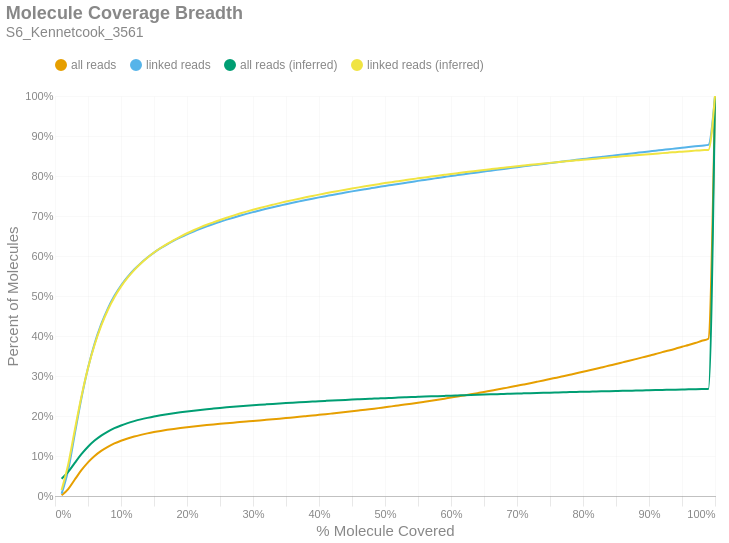

Notebook code cell kept with this figure:
### Markdown cell above
### Molecule Read Coverage
This chart shows molecule coverage breadth as computed by the number of bases aligned to that molecule. In other words, "*how much of each unique long molecule is actually sequenced/aligned?*" Keep in mind there is a distinction between sequences and alignments, since some sequences belonging to a particular molecule may not align well and wouldn't appear in the alignment data. This chart also shows molecule coverage breadth as computed by the *inferred fragment* from which the aligned sequences originate. Unlike read coverage, this calculation takes into account the total insert size, including unsequenced gaps between the forward and reverse reads. Like the previous figures, these are cumulative percents.

### Code cell
if SKIPLR:
    print_html(f"Skipped")
else:
    binned_df = consolidated_hist(valids['coverage_bp'], mask, 0.01, True)
    binned_df_inf = consolidated_hist(valids['coverage_inserts'], mask, 0.01, True)
    binned_df = binned_df.with_columns(pl.lit(binned_df_inf['all reads (cumsum)']).alias('all reads (inferred)'))
    binned_df = binned_df.with_columns(pl.lit(binned_df_inf['linked reads (cumsum)']).alias('linked reads (inferred)'))
    binned_df = binned_df.with_columns(
        (pl.col('bin').cast(pl.Float64) + 0.01).alias('right_edge')
    )

    with SafeRender(binned_df):
        (
            density_plot(binned_df, 'Molecule Coverage Breadth', samplename, 'molcov', ['all reads (inferred)','linked reads (inferred)'])
            .encode(
                #x=alt.X('bin:Q', title="% Molecule Covered").axis(format = '%').scale(padding=0),
                x=alt.X('right_edge:Q', title="% Molecule Covered").axis(format='%').scale(padding=0),
                y=alt.Y('value:Q', title='Percent of Molecules')
                    .axis(format='%')
                    .stack(False)
                    .scale(domainMin=0, padding=0),
                color=alt.Color("key:N").scale(domain = ["all reads", "linked reads", "all reads (inferred)", "linked reads (inferred)"]),
                tooltip = [
                    alt.Tooltip("key:N", title = "Data Type"),
                    alt.Tooltip("range_label:N", title="% Molecule Covered"),
                    alt.Tooltip("value:Q", format = ".2%", title="% Molecules")
                ]
            )
        ).display()

### Figure 1 — Vega-Lite specification as saved in the notebook (floating-point values rounded to 4 significant figures)
{"width": "container", "height": 400, "config": {"title": {"anchor": "start", "dy": -15, "fontSize": 18, "color": "#888888", "subtitleColor": "#888888", "subtitleFontSize": 14}, "arc": {"fill": "#0072B2"}, "axis": {"domainColor": "#888888", "domainWidth": 0.5, "gridWidth": 0.2, "grid": false, "titleFontWeight": 400, "titleFontSize": 15, "labelFontSize": 11, "labelColor": "#888888", "tickColor": "#888888", "tickWidth": 0.2, "titleColor": "#888888"}, "axisBand": {"grid": false}, "axisX": {"grid": true, "tickSize": 10, "domainCap": "round"}, "axisY": {"domain": false, "grid": true, "tickSize": 0, "domainCap": "round"}, "background": "transparent", "header": {"labelFontSize": 15, "labelColor": "#888888", "titleFontSize": 15, "titleFontWeight": 600, "titleColor": "#888888"}, "legend": {"labelFont": "sans-serif", "labelFontSize": 12, "labelColor": "#888888", "symbolSize": 100, "symbolType": "circle", "titleFontSize": 12, "titlePadding": 10, "titleColor": "#888888", "title": null, "orient": "top"}, "range": {"category": ["#E69F00", "#56B4E9", "#009E73", "#F0E442", "#0072B2", "#D55E00", "#CC79A7", "#000000"], "diverging": ["#cfe8f3", "#a2d4ec", "#73bfe2", "#46abdb", "#1696d2", "#12719e"]}, "area": {"fill": "#0072B2", "fillOpacity": 0.7, "line": true, "strokeOpacity": 0.7}, "line": {"color": "#0072B2", "stroke": "#0072B2", "strokeWidth": 2}, "trail": {"color": "#0072B2", "stroke": "#0072B2", "strokeWidth": 0, "size": 1}, "point": {"filled": true, "fillOpacity": 1.0, "size": 95}, "text": {"color": "#888888", "fontSize": 11, "align": "right", "fontWeight": 400, "size": 11}, "bar": {"fill": "#0072B2", "stroke": null}, "view": {"stroke": null, "continuousWidth": 660, "continuousHeight": 400}}, "data": {"name": "data-1c8a0c4b12bd57da43b8eca7f8ee7444"}, "mark": {"type": "line", "interpolate": "monotone", "point": {"opacity": 0, "size": 275}}, "encoding": {"color": {"field": "key", "scale": {"domain": ["all reads", "linked reads", "all reads (inferred)", "linked reads (inferred)"]}, "type": "nominal"}, "tooltip": [{"field": "key", "title": "Data Type", "type": "nominal"}, {"field": "range_label", "title": "% Molecule Covered", "type": "nominal"}, {"field": "value", "format": ".2%", "title": "% Molecules", "type": "quantitative"}], "x": {"axis": {"format": "%"}, "field": "right_edge", "scale": {"padding": 0}, "title": "% Molecule Covered", "type": "quantitative"}, "y": {"axis": {"format": "%"}, "field": "value", "scale": {"domainMin": 0, "padding": 0}, "stack": false, "title": "Percent of Molecules", "type": "quantitative"}}, "params": [{"name": "param_c36ac31b6afebe62", "select": {"type": "point", "fields": ["key"]}, "bind": "legend"}], "title": {"text": "Molecule Coverage Breadth", "subtitle": "S6_Kennetcook_3561"}, "transform": [{"fold": ["all reads (cumsum)", "linked reads (cumsum)", "all reads (inferred)", "linked reads (inferred)"]}, {"calculate": "replace(datum.key, ' (cumsum)', '')", "as": "key"}, {"filter": {"param": "param_c36ac31b6afebe62"}}], "usermeta": {"embedOptions": {"downloadFileName": "S6_Kennetcook_3561.molcov"}}, "$schema": "https://vega.github.io/schema/vega-lite/v6.1.0.json", "datasets": {"data-1c8a0c4b12bd57da43b8eca7f8ee7444": [{"bin": "0.0", "interval": "0.0-0.01", "all reads": 0.001644, "linked reads": 0.005667, "all reads (cumsum)": 0.001644, "linked reads (cumsum)": 0.005667, "range_label": "0.0-0.01", "all reads (inferred)": 0.04338, "linked reads (inferred)": 0.01501, "right_edge": 0.01}, {"bin": "0.01", "interval": "0.01-0.02", "all reads": 0.01577, "linked reads": 0.05941, "all reads (cumsum)": 0.01741, "linked reads (cumsum)": 0.06508, "range_label": "0.01-0.02", "all reads (inferred)": 0.06031, "linked reads (inferred)": 0.07882, "right_edge": 0.02}, {"bin": "0.02", "interval": "0.02-0.03", "all reads": 0.02374, "linked reads": 0.09044, "all reads (cumsum)": 0.04115, "linked reads (cumsum)": 0.1555, "range_label": "0.02-0.03", "all reads (inferred)": 0.08292, "linked reads (inferred)": 0.1651, "right_edge": 0.03}, {"bin": "0.03", "interval": "0.03-0.04", "all reads": 0.02329, "linked reads": 0.08902, "all reads (cumsum)": 0.06444, "linked reads (cumsum)": 0.2445, "range_label": "0.03-0.04", "all reads (inferred)": 0.1046, "linked reads (inferred)": 0.248, "right_edge": 0.04}, {"bin": "0.04", "interval": "0.04-0.05", "all reads": 0.01977, "linked reads": 0.07564, "all reads (cumsum)": 0.08421, "linked reads (cumsum)": 0.3202, "range_label": "0.04-0.05", "all reads (inferred)": 0.1233, "linked reads (inferred)": 0.3198, "right_edge": 0.05}, {"bin": "0.05", "interval": "0.05-0.06", "all reads": 0.01591, "linked reads": 0.0608, "all reads (cumsum)": 0.1001, "linked reads (cumsum)": 0.381, "range_label": "0.05-0.06", "all reads (inferred)": 0.1385, "linked reads (inferred)": 0.3781, "right_edge": 0.06}, {"bin": "0.06", "interval": "0.06-0.07", "all reads": 0.01268, "linked reads": 0.0485, "all reads (cumsum)": 0.1128, "linked reads (cumsum)": 0.4295, "range_label": "0.06-0.07", "all reads (inferred)": 0.1509, "linked reads (inferred)": 0.4257, "right_edge": 0.07}, {"bin": "0.07", "interval": "0.07-0.08", "all reads": 0.01022, "linked reads": 0.03905, "all reads (cumsum)": 0.123, "linked reads (cumsum)": 0.4685, "range_label": "0.07-0.08", "all reads (inferred)": 0.1612, "linked reads (inferred)": 0.465, "right_edge": 0.08}, {"bin": "0.08", "interval": "0.08-0.09", "all reads": 0.008361, "linked reads": 0.03193, "all reads (cumsum)": 0.1314, "linked reads (cumsum)": 0.5005, "range_label": "0.08-0.09", "all reads (inferred)": 0.1695, "linked reads (inferred)": 0.4971, "right_edge": 0.09}, {"bin": "0.09", "interval": "0.09-0.1", "all reads": 0.006772, "linked reads": 0.02579, "all reads (cumsum)": 0.1381, "linked reads (cumsum)": 0.5262, "range_label": "0.09-0.1", "all reads (inferred)": 0.1764, "linked reads (inferred)": 0.5234, "right_edge": 0.1}, {"bin": "0.1", "interval": "0.1-0.11", "all reads": 0.005636, "linked reads": 0.02143, "all reads (cumsum)": 0.1438, "linked reads (cumsum)": 0.5477, "range_label": "0.1-0.11", "all reads (inferred)": 0.1822, "linked reads (inferred)": 0.5457, "right_edge": 0.11}, {"bin": "0.11", "interval": "0.11-0.12", "all reads": 0.004894, "linked reads": 0.01859, "all reads (cumsum)": 0.1487, "linked reads (cumsum)": 0.5663, "range_label": "0.11-0.12", "all reads (inferred)": 0.1872, "linked reads (inferred)": 0.5647, "right_edge": 0.12}, {"bin": "0.12", "interval": "0.12-0.13", "all reads": 0.004174, "linked reads": 0.01582, "all reads (cumsum)": 0.1528, "linked reads (cumsum)": 0.5821, "range_label": "0.12-0.13", "all reads (inferred)": 0.1916, "linked reads (inferred)": 0.5813, "right_edge": 0.13}, {"bin": "0.13", "interval": "0.13-0.14", "all reads": 0.003705, "linked reads": 0.01404, "all reads (cumsum)": 0.1565, "linked reads (cumsum)": 0.5961, "range_label": "0.13-0.14", "all reads (inferred)": 0.1953, "linked reads (inferred)": 0.5958, "right_edge": 0.14}, {"bin": "0.14", "interval": "0.14-0.15", "all reads": 0.003263, "linked reads": 0.01233, "all reads (cumsum)": 0.1598, "linked reads (cumsum)": 0.6085, "range_label": "0.14-0.15", "all reads (inferred)": 0.1987, "linked reads (inferred)": 0.6088, "right_edge": 0.15}, {"bin": "0.15", "interval": "0.15-0.16", "all reads": 0.002915, "linked reads": 0.011, "all reads (cumsum)": 0.1627, "linked reads (cumsum)": 0.6195, "range_label": "0.15-0.16", "all reads (inferred)": 0.2017, "linked reads (inferred)": 0.6201, "right_edge": 0.16}, {"bin": "0.16", "interval": "0.16-0.17", "all reads": 0.00263, "linked reads": 0.009888, "all reads (cumsum)": 0.1654, "linked reads (cumsum)": 0.6293, "range_label": "0.16-0.17", "all reads (inferred)": 0.2044, "linked reads (inferred)": 0.6304, "right_edge": 0.17}, {"bin": "0.17", "interval": "0.17-0.18", "all reads": 0.002414, "linked reads": 0.009084, "all reads (cumsum)": 0.1678, "linked reads (cumsum)": 0.6384, "range_label": "0.17-0.18", "all reads (inferred)": 0.2069, "linked reads (inferred)": 0.6399, "right_edge": 0.18}, {"bin": "0.18", "interval": "0.18-0.19", "all reads": 0.002185, "linked reads": 0.008199, "all reads (cumsum)": 0.17, "linked reads (cumsum)": 0.6466, "range_label": "0.18-0.19", "all reads (inferred)": 0.2092, "linked reads (inferred)": 0.6486, "right_edge": 0.19}, {"bin": "0.19", "interval": "0.19-0.2", "all reads": 0.002065, "linked reads": 0.007706, "all reads (cumsum)": 0.172, "linked reads (cumsum)": 0.6543, "range_label": "0.19-0.2", "all reads (inferred)": 0.2114, "linked reads (inferred)": 0.6569, "right_edge": 0.2}, {"bin": "0.2", "interval": "0.2-0.21", "all reads": 0.001888, "linked reads": 0.007015, "all reads (cumsum)": 0.1739, "linked reads (cumsum)": 0.6614, "range_label": "0.2-0.21", "all reads (inferred)": 0.2133, "linked reads (inferred)": 0.6643, "right_edge": 0.21}, {"bin": "0.21", "interval": "0.21-0.22", "all reads": 0.00179, "linked reads": 0.006635, "all reads (cumsum)": 0.1757, "linked reads (cumsum)": 0.668, "range_label": "0.21-0.22", "all reads (inferred)": 0.2152, "linked reads (inferred)": 0.6714, "right_edge": 0.22}, {"bin": "0.22", "interval": "0.22-0.23", "all reads": 0.001705, "linked reads": 0.006263, "all reads (cumsum)": 0.1774, "linked reads (cumsum)": 0.6743, "range_label": "0.22-0.23", "all reads (inferred)": 0.217, "linked reads (inferred)": 0.6781, "right_edge": 0.23}, {"bin": "0.23", "interval": "0.23-0.24", "all reads": 0.001616, "linked reads": 0.00587, "all reads (cumsum)": 0.179, "linked reads (cumsum)": 0.6801, "range_label": "0.23-0.24", "all reads (inferred)": 0.2186, "linked reads (inferred)": 0.6841, "right_edge": 0.24}, {"bin": "0.24", "interval": "0.24-0.25", "all reads": 0.001536, "linked reads": 0.00555, "all reads (cumsum)": 0.1806, "linked reads (cumsum)": 0.6857, "range_label": "0.24-0.25", "all reads (inferred)": 0.2201, "linked reads (inferred)": 0.69, "right_edge": 0.25}, {"bin": "0.25", "interval": "0.25-0.26", "all reads": 0.001451, "linked reads": 0.005182, "all reads (cumsum)": 0.182, "linked reads (cumsum)": 0.6909, "range_label": "0.25-0.26", "all reads (inferred)": 0.2216, "linked reads (inferred)": 0.6956, "right_edge": 0.26}, {"bin": "0.26", "interval": "0.26-0.27", "all reads": 0.001413, "linked reads": 0.004977, "all reads (cumsum)": 0.1834, "linked reads (cumsum)": 0.6958, "range_label": "0.26-0.27", "all reads (inferred)": 0.223, "linked reads (inferred)": 0.701, "right_edge": 0.27}, {"bin": "0.27", "interval": "0.27-0.28", "all reads": 0.001391, "linked reads": 0.0048, "all reads (cumsum)": 0.1848, "linked reads (cumsum)": 0.7006, "range_label": "0.27-0.28", "all reads (inferred)": 0.2243, "linked reads (inferred)": 0.7061, "right_edge": 0.28}, {"bin": "0.28", "interval": "0.28-0.29", "all reads": 0.001398, "linked reads": 0.004651, "all reads (cumsum)": 0.1862, "linked reads (cumsum)": 0.7053, "range_label": "0.28-0.29", "all reads (inferred)": 0.2256, "linked reads (inferred)": 0.7109, "right_edge": 0.29}, {"bin": "0.29", "interval": "0.29-0.3", "all reads": 0.00141, "linked reads": 0.004475, "all reads (cumsum)": 0.1876, "linked reads (cumsum)": 0.7098, "range_label": "0.29-0.3", "all reads (inferred)": 0.2268, "linked reads (inferred)": 0.7155, "right_edge": 0.3}, {"bin": "0.3", "interval": "0.3-0.31", "all reads": 0.001364, "linked reads": 0.004123, "all reads (cumsum)": 0.189, "linked reads (cumsum)": 0.7139, "range_label": "0.3-0.31", "all reads (inferred)": 0.228, "linked reads (inferred)": 0.72, "right_edge": 0.31}, {"bin": "0.31", "interval": "0.31-0.32", "all reads": 0.001421, "linked reads": 0.004095, "all reads (cumsum)": 0.1904, "linked reads (cumsum)": 0.718, "range_label": "0.31-0.32", "all reads (inferred)": 0.2291, "linked reads (inferred)": 0.7241, "right_edge": 0.32}, {"bin": "0.32", "interval": "0.32-0.33", "all reads": 0.001432, "linked reads": 0.003947, "all reads (cumsum)": 0.1918, "linked reads (cumsum)": 0.7219, "range_label": "0.32-0.33", "all reads (inferred)": 0.2302, "linked reads (inferred)": 0.7281, "right_edge": 0.33}, {"bin": "0.33", "interval": "0.33-0.34", "all reads": 0.001457, "linked reads": 0.003762, "all reads (cumsum)": 0.1933, "linked reads (cumsum)": 0.7257, "range_label": "0.33-0.34", "all reads (inferred)": 0.2312, "linked reads (inferred)": 0.7321, "right_edge": 0.34}, {"bin": "0.34", "interval": "0.34-0.35", "all reads": 0.001509, "linked reads": 0.003788, "all reads (cumsum)": 0.1948, "linked reads (cumsum)": 0.7295, "range_label": "0.34-0.35", "all reads (inferred)": 0.2323, "linked reads (inferred)": 0.736, "right_edge": 0.35}, {"bin": "0.35", "interval": "0.35-0.36", "all reads": 0.001551, "linked reads": 0.003663, "all reads (cumsum)": 0.1964, "linked reads (cumsum)": 0.7331, "range_label": "0.35-0.36", "all reads (inferred)": 0.2332, "linked reads (inferred)": 0.7397, "right_edge": 0.36}, {"bin": "0.36", "interval": "0.36-0.37", "all reads": 0.001545, "linked reads": 0.00344, "all reads (cumsum)": 0.1979, "linked reads (cumsum)": 0.7366, "range_label": "0.36-0.37", "all reads (inferred)": 0.2342, "linked reads (inferred)": 0.7433, "right_edge": 0.37}, {"bin": "0.37", "interval": "0.37-0.38", "all reads": 0.001619, "linked reads": 0.003421, "all reads (cumsum)": 0.1995, "linked reads (cumsum)": 0.74, "range_label": "0.37-0.38", "all reads (inferred)": 0.2351, "linked reads (inferred)": 0.7467, "right_edge": 0.38}, {"bin": "0.38", "interval": "0.38-0.39", "all reads": 0.00164, "linked reads": 0.003315, "all reads (cumsum)": 0.2012, "linked reads (cumsum)": 0.7433, "range_label": "0.38-0.39", "all reads (inferred)": 0.236, "linked reads (inferred)": 0.7501, "right_edge": 0.39}, {"bin": "0.39", "interval": "0.39-0.4", "all reads": 0.00171, "linked reads": 0.003245, "all reads (cumsum)": 0.2029, "linked reads (cumsum)": 0.7466, "range_label": "0.39-0.4", "all reads (inferred)": 0.2369, "linked reads (inferred)": 0.7535, "right_edge": 0.4}, {"bin": "0.4", "interval": "0.4-0.41", "all reads": 0.001666, "linked reads": 0.003024, "all reads (cumsum)": 0.2045, "linked reads (cumsum)": 0.7496, "range_label": "0.4-0.41", "all reads (inferred)": 0.2378, "linked reads (inferred)": 0.7567, "right_edge": 0.41}, {"bin": "0.41", "interval": "0.41-0.42", "all reads": 0.00175, "linked reads": 0.003135, "all reads (cumsum)": 0.2063, "linked reads (cumsum)": 0.7527, "range_label": "0.41-0.42", "all reads (inferred)": 0.2386, "linked reads (inferred)": 0.7598, "right_edge": 0.42}, {"bin": "0.42", "interval": "0.42-0.43", "all reads": 0.001777, "linked reads": 0.002943, "all reads (cumsum)": 0.2081, "linked reads (cumsum)": 0.7557, "range_label": "0.42-0.43", "all reads (inferred)": 0.2394, "linked reads (inferred)": 0.7628, "right_edge": 0.43}, {"bin": "0.43", "interval": "0.43-0.44", "all reads": 0.001838, "linked reads": 0.002987, "all reads (cumsum)": 0.2099, "linked reads (cumsum)": 0.7586, "range_label": "0.43-0.44", "all reads (inferred)": 0.2402, "linked reads (inferred)": 0.7658, "right_edge": 0.44}, {"bin": "0.44", "interval": "0.44-0.45", "all reads": 0.001896, "linked reads": 0.002925, "all reads (cumsum)": 0.2118, "linked reads (cumsum)": 0.7616, "range_label": "0.44-0.45", "all reads (inferred)": 0.241, "linked reads (inferred)": 0.7687, "right_edge": 0.45}, {"bin": "0.45", "interval": "0.45-0.46", "all reads": 0.001897, "linked reads": 0.002833, "all reads (cumsum)": 0.2137, "linked reads (cumsum)": 0.7644, "range_label": "0.45-0.46", "all reads (inferred)": 0.2418, "linked reads (inferred)": 0.7715, "right_edge": 0.46}, {"bin": "0.46", "interval": "0.46-0.47", "all reads": 0.001928, "linked reads": 0.002721, "all reads (cumsum)": 0.2156, "linked reads (cumsum)": 0.7671, "range_label": "0.46-0.47", "all reads (inferred)": 0.2425, "linked reads (inferred)": 0.7743, "right_edge": 0.47}, {"bin": "0.47", "interval": "0.47-0.48", "all reads": 0.002055, "linked reads": 0.002675, "all reads (cumsum)": 0.2177, "linked reads (cumsum)": 0.7698, "range_label": "0.47-0.48", "all reads (inferred)": 0.2432, "linked reads (inferred)": 0.7769, "right_edge": 0.48}, {"bin": "0.48", "interval": "0.48-0.49", "all reads": 0.002032, "linked reads": 0.002672, "all reads (cumsum)": 0.2197, "linked reads (cumsum)": 0.7725, "range_label": "0.48-0.49", "all reads (inferred)": 0.2439, "linked reads (inferred)": 0.7796, "right_edge": 0.49}, {"bin": "0.49", "interval": "0.49-0.5", "all reads": 0.002302, "linked reads": 0.002713, "all reads (cumsum)": 0.222, "linked reads (cumsum)": 0.7752, "range_label": "0.49-0.5", "all reads (inferred)": 0.2447, "linked reads (inferred)": 0.7823, "right_edge": 0.5}, {"bin": "0.5", "interval": "0.5-0.51", "all reads": 0.00206, "linked reads": 0.002528, "all reads (cumsum)": 0.2241, "linked reads (cumsum)": 0.7777, "range_label": "0.5-0.51", "all reads (inferred)": 0.2453, "linked reads (inferred)": 0.7846, "right_edge": 0.51}, {"bin": "0.51", "interval": "0.51-0.52", "all reads": 0.002259, "linked reads": 0.002563, "all reads (cumsum)": 0.2263, "linked reads (cumsum)": 0.7803, "range_label": "0.51-0.52", "all reads (inferred)": 0.246, "linked reads (inferred)": 0.7871, "right_edge": 0.52}, {"bin": "0.52", "interval": "0.52-0.53", "all reads": 0.002217, "linked reads": 0.002507, "all reads (cumsum)": 0.2285, "linked reads (cumsum)": 0.7828, "range_label": "0.52-0.53", "all reads (inferred)": 0.2466, "linked reads (inferred)": 0.7895, "right_edge": 0.53}, {"bin": "0.53", "interval": "0.53-0.54", "all reads": 0.002306, "linked reads": 0.002476, "all reads (cumsum)": 0.2308, "linked reads (cumsum)": 0.7853, "range_label": "0.53-0.54", "all reads (inferred)": 0.2473, "linked reads (inferred)": 0.7919, "right_edge": 0.54}, {"bin": "0.54", "interval": "0.54-0.55", "all reads": 0.002382, "linked reads": 0.002568, "all reads (cumsum)": 0.2332, "linked reads (cumsum)": 0.7878, "range_label": "0.54-0.55", "all reads (inferred)": 0.2479, "linked reads (inferred)": 0.7941, "right_edge": 0.55}, {"bin": "0.55", "interval": "0.55-0.56", "all reads": 0.002468, "linked reads": 0.002441, "all reads (cumsum)": 0.2357, "linked reads (cumsum)": 0.7903, "range_label": "0.55-0.56", "all reads (inferred)": 0.2485, "linked reads (inferred)": 0.7964, "right_edge": 0.56}, {"bin": "0.56", "interval": "0.56-0.57", "all reads": 0.002493, "linked reads": 0.002487, "all reads (cumsum)": 0.2382, "linked reads (cumsum)": 0.7927, "range_label": "0.56-0.57", "all reads (inferred)": 0.2491, "linked reads (inferred)": 0.7986, "right_edge": 0.57}, {"bin": "0.57", "interval": "0.57-0.58", "all reads": 0.002533, "linked reads": 0.002375, "all reads (cumsum)": 0.2407, "linked reads (cumsum)": 0.7951, "range_label": "0.57-0.58", "all reads (inferred)": 0.2497, "linked reads (inferred)": 0.8008, "right_edge": 0.58}, {"bin": "0.58", "interval": "0.58-0.59", "all reads": 0.002608, "linked reads": 0.002429, "all reads (cumsum)": 0.2433, "linked reads (cumsum)": 0.7976, "range_label": "0.58-0.59", "all reads (inferred)": 0.2502, "linked reads (inferred)": 0.8029, "right_edge": 0.59}, {"bin": "0.59", "interval": "0.59-0.6", "all reads": 0.002728, "linked reads": 0.002441, "all reads (cumsum)": 0.2461, "linked reads (cumsum)": 0.8, "range_label": "0.59-0.6", "all reads (inferred)": 0.2508, "linked reads (inferred)": 0.805, "right_edge": 0.6}, {"bin": "0.6", "interval": "0.6-0.61", "all reads": 0.002637, "linked reads": 0.002282, "all reads (cumsum)": 0.2487, "linked reads (cumsum)": 0.8023, "range_label": "0.6-0.61", "all reads (inferred)": 0.2514, "linked reads (inferred)": 0.8071, "right_edge": 0.61}, {"bin": "0.61", "interval": "0.61-0.62", "all reads": 0.002819, "linked reads": 0.002299, "all reads (cumsum)": 0.2515, "linked reads (cumsum)": 0.8046, "range_label": "0.61-0.62", "all reads (inferred)": 0.2519, "linked reads (inferred)": 0.8092, "right_edge": 0.62}, {"bin": "0.62", "interval": "0.62-0.63", "all reads": 0.002805, "linked reads": 0.002202, "all reads (cumsum)": 0.2543, "linked reads (cumsum)": 0.8068, "range_label": "0.62-0.63", "all reads (inferred)": 0.2525, "linked reads (inferred)": 0.8112, "right_edge": 0.63}, {"bin": "0.63", "interval": "0.63-0.64", "all reads": 0.002852, "linked reads": 0.002184, "all reads (cumsum)": 0.2572, "linked reads (cumsum)": 0.809, "range_label": "0.63-0.64", "all reads (inferred)": 0.253, "linked reads (inferred)": 0.8132, "right_edge": 0.64}, {"bin": "0.64", "interval": "0.64-0.65", "all reads": 0.00288, "linked reads": 0.002235, "all reads (cumsum)": 0.2601, "linked reads (cumsum)": 0.8112, "range_label": "0.64-0.65", "all reads (inferred)": 0.2536, "linked reads (inferred)": 0.8151, "right_edge": 0.65}, {"bin": "0.65", "interval": "0.65-0.66", "all reads": 0.003047, "linked reads": 0.002191, "all reads (cumsum)": 0.2631, "linked reads (cumsum)": 0.8134, "range_label": "0.65-0.66", "all reads (inferred)": 0.2541, "linked reads (inferred)": 0.8171, "right_edge": 0.66}, {"bin": "0.66", "interval": "0.66-0.67", "all reads": 0.002949, "linked reads": 0.002238, "all reads (cumsum)": 0.266, "linked reads (cumsum)": 0.8156, "range_label": "0.66-0.67", "all reads (inferred)": 0.2546, "linked reads (inferred)": 0.819, "right_edge": 0.67}, {"bin": "0.67", "interval": "0.67-0.68", "all reads": 0.003117, "linked reads": 0.002154, "all reads (cumsum)": 0.2692, "linked reads (cumsum)": 0.8178, "range_label": "0.67-0.68", "all reads (inferred)": 0.2551, "linked reads (inferred)": 0.8207, "right_edge": 0.68}, {"bin": "0.68", "interval": "0.68-0.69", "all reads": 0.003085, "linked reads": 0.002115, "all reads (cumsum)": 0.2723, "linked reads (cumsum)": 0.8199, "range_label": "0.68-0.69", "all reads (inferred)": 0.2556, "linked reads (inferred)": 0.8226, "right_edge": 0.69}, {"bin": "0.69", "interval": "0.69-0.7", "all reads": 0.003294, "linked reads": 0.002135, "all reads (cumsum)": 0.2755, "linked reads (cumsum)": 0.822, "range_label": "0.69-0.7", "all reads (inferred)": 0.2561, "linked reads (inferred)": 0.8244, "right_edge": 0.7}, {"bin": "0.7", "interval": "0.7-0.71", "all reads": 0.003214, "linked reads": 0.002128, "all reads (cumsum)": 0.2788, "linked reads (cumsum)": 0.8242, "range_label": "0.7-0.71", "all reads (inferred)": 0.2566, "linked reads (inferred)": 0.8261, "right_edge": 0.71}, {"bin": "0.71", "interval": "0.71-0.72", "all reads": 0.003269, "linked reads": 0.002069, "all reads (cumsum)": 0.282, "linked reads (cumsum)": 0.8262, "range_label": "0.71-0.72", "all reads (inferred)": 0.257, "linked reads (inferred)": 0.8279, "right_edge": 0.72}, {"bin": "0.72", "interval": "0.72-0.73", "all reads": 0.003398, "linked reads": 0.001977, "all reads (cumsum)": 0.2854, "linked reads (cumsum)": 0.8282, "range_label": "0.72-0.73", "all reads (inferred)": 0.2575, "linked reads (inferred)": 0.8296, "right_edge": 0.73}, {"bin": "0.73", "interval": "0.73-0.74", "all reads": 0.00345, "linked reads": 0.00208, "all reads (cumsum)": 0.2889, "linked reads (cumsum)": 0.8303, "range_label": "0.73-0.74", "all reads (inferred)": 0.258, "linked reads (inferred)": 0.8312, "right_edge": 0.74}, {"bin": "0.74", "interval": "0.74-0.75", "all reads": 0.003595, "linked reads": 0.002064, "all reads (cumsum)": 0.2925, "linked reads (cumsum)": 0.8323, "range_label": "0.74-0.75", "all reads (inferred)": 0.2584, "linked reads (inferred)": 0.8328, "right_edge": 0.75}, {"bin": "0.75", "interval": "0.75-0.76", "all reads": 0.003396, "linked reads": 0.001911, "all reads (cumsum)": 0.2959, "linked reads (cumsum)": 0.8343, "range_label": "0.75-0.76", "all reads (inferred)": 0.2588, "linked reads (inferred)": 0.8344, "right_edge": 0.76}, {"bin": "0.76", "interval": "0.76-0.77", "all reads": 0.003601, "linked reads": 0.002046, "all reads (cumsum)": 0.2995, "linked reads (cumsum)": 0.8363, "range_label": "0.76-0.77", "all reads (inferred)": 0.2593, "linked reads (inferred)": 0.836, "right_edge": 0.77}, {"bin": "0.77", "interval": "0.77-0.78", "all reads": 0.003652, "linked reads": 0.002107, "all reads (cumsum)": 0.3031, "linked reads (cumsum)": 0.8384, "range_label": "0.77-0.78", "all reads (inferred)": 0.2597, "linked reads (inferred)": 0.8376, "right_edge": 0.78}, {"bin": "0.78", "interval": "0.78-0.79", "all reads": 0.003698, "linked reads": 0.001973, "all reads (cumsum)": 0.3068, "linked reads (cumsum)": 0.8404, "range_label": "0.78-0.79", "all reads (inferred)": 0.2601, "linked reads (inferred)": 0.8391, "right_edge": 0.79}, {"bin": "0.79", "interval": "0.79-0.8", "all reads": 0.003891, "linked reads": 0.002035, "all reads (cumsum)": 0.3107, "linked reads (cumsum)": 0.8424, "range_label": "0.79-0.8", "all reads (inferred)": 0.2605, "linked reads (inferred)": 0.8406, "right_edge": 0.8}, {"bin": "0.8", "interval": "0.8-0.81", "all reads": 0.003645, "linked reads": 0.001854, "all reads (cumsum)": 0.3144, "linked reads (cumsum)": 0.8443, "range_label": "0.8-0.81", "all reads (inferred)": 0.2609, "linked reads (inferred)": 0.842, "right_edge": 0.81}, {"bin": "0.81", "interval": "0.81-0.82", "all reads": 0.003827, "linked reads": 0.001982, "all reads (cumsum)": 0.3182, "linked reads (cumsum)": 0.8463, "range_label": "0.81-0.82", "all reads (inferred)": 0.2613, "linked reads (inferred)": 0.8434, "right_edge": 0.82}, {"bin": "0.82", "interval": "0.82-0.83", "all reads": 0.003931, "linked reads": 0.001901, "all reads (cumsum)": 0.3221, "linked reads (cumsum)": 0.8482, "range_label": "0.82-0.83", "all reads (inferred)": 0.2617, "linked reads (inferred)": 0.8449, "right_edge": 0.83}, {"bin": "0.83", "interval": "0.83-0.84", "all reads": 0.003957, "linked reads": 0.001879, "all reads (cumsum)": 0.3261, "linked reads (cumsum)": 0.85, "range_label": "0.83-0.84", "all reads (inferred)": 0.2621, "linked reads (inferred)": 0.8463, "right_edge": 0.84}, {"bin": "0.84", "interval": "0.84-0.85", "all reads": 0.003925, "linked reads": 0.00182, "all reads (cumsum)": 0.33, "linked reads (cumsum)": 0.8519, "range_label": "0.84-0.85", "all reads (inferred)": 0.2625, "linked reads (inferred)": 0.8477, "right_edge": 0.85}, {"bin": "0.85", "interval": "0.85-0.86", "all reads": 0.004034, "linked reads": 0.001916, "all reads (cumsum)": 0.334, "linked reads (cumsum)": 0.8538, "range_label": "0.85-0.86", "all reads (inferred)": 0.2629, "linked reads (inferred)": 0.8491, "right_edge": 0.86}, {"bin": "0.86", "interval": "0.86-0.87", "all reads": 0.004026, "linked reads": 0.001911, "all reads (cumsum)": 0.3381, "linked reads (cumsum)": 0.8557, "range_label": "0.86-0.87", "all reads (inferred)": 0.2632, "linked reads (inferred)": 0.8504, "right_edge": 0.87}, {"bin": "0.87", "interval": "0.87-0.88", "all reads": 0.00418, "linked reads": 0.001899, "all reads (cumsum)": 0.3422, "linked reads (cumsum)": 0.8576, "range_label": "0.87-0.88", "all reads (inferred)": 0.2636, "linked reads (inferred)": 0.8519, "right_edge": 0.88}, {"bin": "0.88", "interval": "0.88-0.89", "all reads": 0.004253, "linked reads": 0.001951, "all reads (cumsum)": 0.3465, "linked reads (cumsum)": 0.8595, "range_label": "0.88-0.89", "all reads (inferred)": 0.264, "linked reads (inferred)": 0.8532, "right_edge": 0.89}, {"bin": "0.89", "interval": "0.89-0.9", "all reads": 0.004306, "linked reads": 0.001872, "all reads (cumsum)": 0.3508, "linked reads (cumsum)": 0.8614, "range_label": "0.89-0.9", "all reads (inferred)": 0.2644, "linked reads (inferred)": 0.8546, "right_edge": 0.9}, {"bin": "0.9", "interval": "0.9-0.91", "all reads": 0.004159, "linked reads": 0.001779, "all reads (cumsum)": 0.355, "linked reads (cumsum)": 0.8632, "range_label": "0.9-0.91", "all reads (inferred)": 0.2648, "linked reads (inferred)": 0.8558, "right_edge": 0.91}, {"bin": "0.91", "interval": "0.91-0.92", "all reads": 0.004668, "linked reads": 0.001901, "all reads (cumsum)": 0.3596, "linked reads (cumsum)": 0.8651, "range_label": "0.91-0.92", "all reads (inferred)": 0.2651, "linked reads (inferred)": 0.8572, "right_edge": 0.92}, {"bin": "0.92", "interval": "0.92-0.93", "all reads": 0.0041, "linked reads": 0.001767, "all reads (cumsum)": 0.3637, "linked reads (cumsum)": 0.8668, "range_label": "0.92-0.93", "all reads (inferred)": 0.2655, "linked reads (inferred)": 0.8584, "right_edge": 0.93}, {"bin": "0.93", "interval": "0.93-0.94", "all reads": 0.004512, "linked reads": 0.001885, "all reads (cumsum)": 0.3682, "linked reads (cumsum)": 0.8687, "range_label": "0.93-0.94", "all reads (inferred)": 0.2658, "linked reads (inferred)": 0.8597, "right_edge": 0.94}, {"bin": "0.94", "interval": "0.94-0.95", "all reads": 0.004928, "linked reads": 0.001777, "all reads (cumsum)": 0.3732, "linked reads (cumsum)": 0.8705, "range_label": "0.94-0.95", "all reads (inferred)": 0.2662, "linked reads (inferred)": 0.8609, "right_edge": 0.95}, {"bin": "0.95", "interval": "0.95-0.96", "all reads": 0.004293, "linked reads": 0.001764, "all reads (cumsum)": 0.3775, "linked reads (cumsum)": 0.8723, "range_label": "0.95-0.96", "all reads (inferred)": 0.2666, "linked reads (inferred)": 0.8621, "right_edge": 0.96}, {"bin": "0.96", "interval": "0.96-0.97", "all reads": 0.004943, "linked reads": 0.001807, "all reads (cumsum)": 0.3824, "linked reads (cumsum)": 0.8741, "range_label": "0.96-0.97", "all reads (inferred)": 0.267, "linked reads (inferred)": 0.8634, "right_edge": 0.97}, {"bin": "0.97", "interval": "0.97-0.98", "all reads": 0.005575, "linked reads": 0.001836, "all reads (cumsum)": 0.388, "linked reads (cumsum)": 0.8759, "range_label": "0.97-0.98", "all reads (inferred)": 0.2674, "linked reads (inferred)": 0.8646, "right_edge": 0.98}, {"bin": "0.98", "interval": "0.98-0.99", "all reads": 0.005219, "linked reads": 0.001855, "all reads (cumsum)": 0.3932, "linked reads (cumsum)": 0.8778, "range_label": "0.98-0.99", "all reads (inferred)": 0.2678, "linked reads (inferred)": 0.8653, "right_edge": 0.99}, {"bin": "0.99", "interval": "0.99-1.0", "all reads": 0.6068, "linked reads": 0.1222, "all reads (cumsum)": 1.0, "linked reads (cumsum)": 1.0, "range_label": "0.99-1.0", "all reads (inferred)": 1.0, "linked reads (inferred)": 1.0, "right_edge": 1.0}]}}
